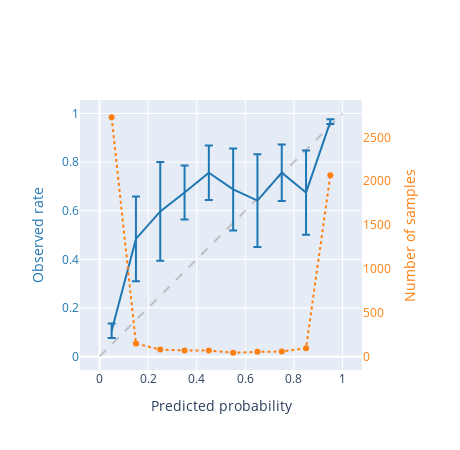

Notebook code cell kept with this figure:
### Markdown cell above
Feature request:
* Rewrite sorted prediction plot as a function, taking predictions of different models as inputs.
* on_hover: all points from other active regions fade out.
* on_click:
    * the image of the sample is displayed, together with the visual attributions
    * the keyword time series of that active region is displayed, with the sampled period highlighted.

### Code cell
columns = [f'prob{i}' for i in range(5)]
plot_reliability(df_box, columns)

### Figure 1 — Plotly figure (JSON) as saved in the notebook; plotly's stock layout.template omitted (floating-point values rounded to 4 significant figures)
{"data": [{"line": {"color": "rgba(150, 150, 150, 0.5)", "dash": "dash"}, "mode": "lines", "type": "scatter", "x": [0, 1], "y": [0, 1]}, {"error_y": {"array": [0.02986, 0.1743, 0.2037, 0.1112, 0.1122, 0.1687, 0.1906, 0.1162, 0.1729, 0.009577]}, "hovertemplate": "x=%{x}<br>y=%{y}<extra></extra>", "legendgroup": "", "line": {"color": "#1F77B4", "dash": "solid"}, "marker": {"symbol": "circle"}, "mode": "lines", "name": "", "orientation": "v", "showlegend": false, "type": "scatter", "x": [0.05, 0.15, 0.25, 0.35, 0.45, 0.55, 0.65, 0.75, 0.85, 0.95], "xaxis": "x", "y": [0.106, 0.4839, 0.5972, 0.6749, 0.7566, 0.6875, 0.6414, 0.7564, 0.6744, 0.9663], "yaxis": "y"}, {"line": {"color": "#FF7F0E", "dash": "dot"}, "mode": "lines+markers", "showlegend": false, "type": "scatter", "x": [0.05, 0.15, 0.25, 0.35, 0.45, 0.55, 0.65, 0.75, 0.85, 0.95], "xaxis": "x", "y": [2729, 151, 83, 73, 72, 47, 57, 61, 99, 2068], "yaxis": "y2"}], "layout": {"height": 450, "showlegend": false, "width": 460, "xaxis": {"anchor": "y", "autorange": true, "domain": [0, 0.94], "dtick": 0.2, "range": [-0.08025, 1.08], "tick0": 0, "title": {"text": "Predicted probability"}, "type": "linear"}, "yaxis": {"anchor": "x", "autorange": true, "color": "#1F77B4", "domain": [0, 1], "range": [-0.05556, 1.056], "scaleanchor": "x", "showgrid": true, "title": {"text": "Observed rate"}, "type": "linear"}, "yaxis2": {"anchor": "x", "autorange": true, "color": "#FF7F0E", "overlaying": "y", "range": [-149.5, 2925.0], "showgrid": false, "side": "right", "title": {"text": "Number of samples"}, "type": "linear"}}}
